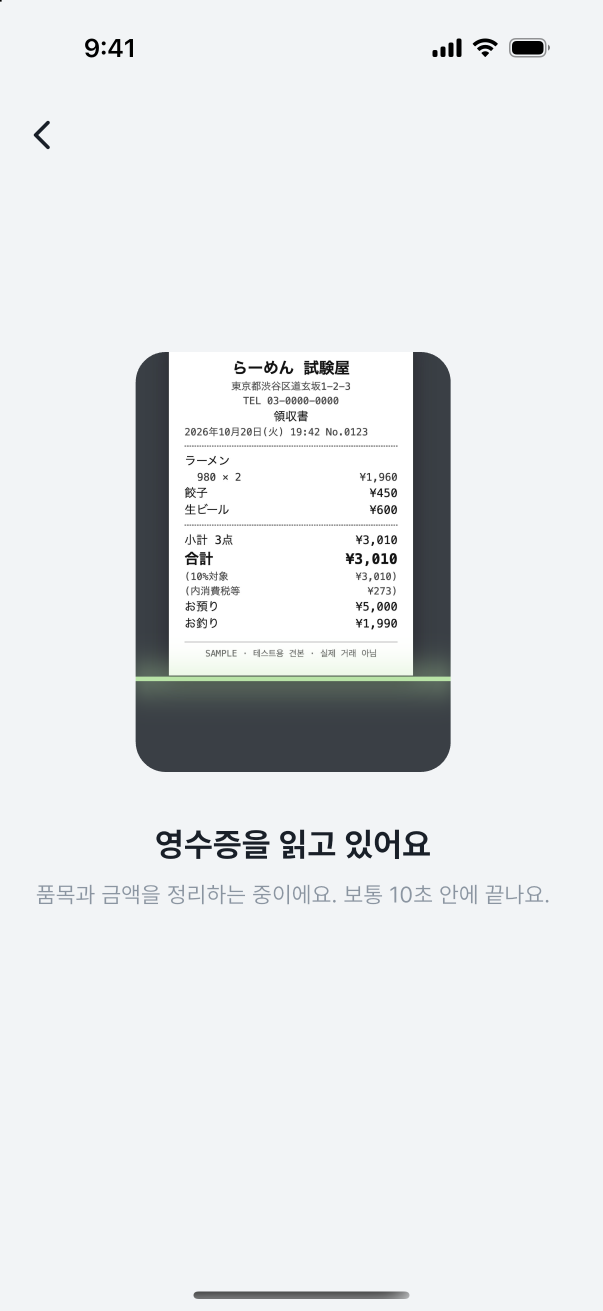
#> input picture store/play/raw/01_analyzing.png, 1206 x 2622 px (shown at 1/2 size)
$ python make_app_icon.py ../store/play/raw/01_analyzing.png ../store/play/raw/03_review_vn.png
#> lines starting #> are read from the running program, lines starting #| are printed output that depends on the picture; after the words box and inside, x2 and y2 are one past the last pixel; in counts of white or black regions, pixels touching at a corner belong together
"""앱 아이콘 원본에서 iOS용 꽉 찬 정사각형과 Android 적응형 아이콘 레이어를 만든다.

  python3 tool/make_app_icon.py <원본 이미지> assets/icon [--preview]   (numpy, pillow 필요)
  dart run flutter_launcher_icons

원본은 흰 여백 위에 둥근 초록 사각형이 있는 그림이다. 바탕 그라데이션을 다항식으로 맞춰
여백·모서리를 채우고, Android 전경은 그 바탕 위에 다시 얹으면 원본이 되도록 알파를 만든다.
"""
import sys
import numpy as np
from PIL import Image, ImageFilter

src, out = sys.argv[1], sys.argv[2]
img = np.asarray(Image.open(src).convert('RGB')).astype(np.float64)
H, W, _ = img.shape
#> H = 2622; W = 1206
r, g, b = img[..., 0], img[..., 1], img[..., 2]

# 1) 초록 둥근 사각형 영역
green = (g - r > 25) & (g - b > 15)
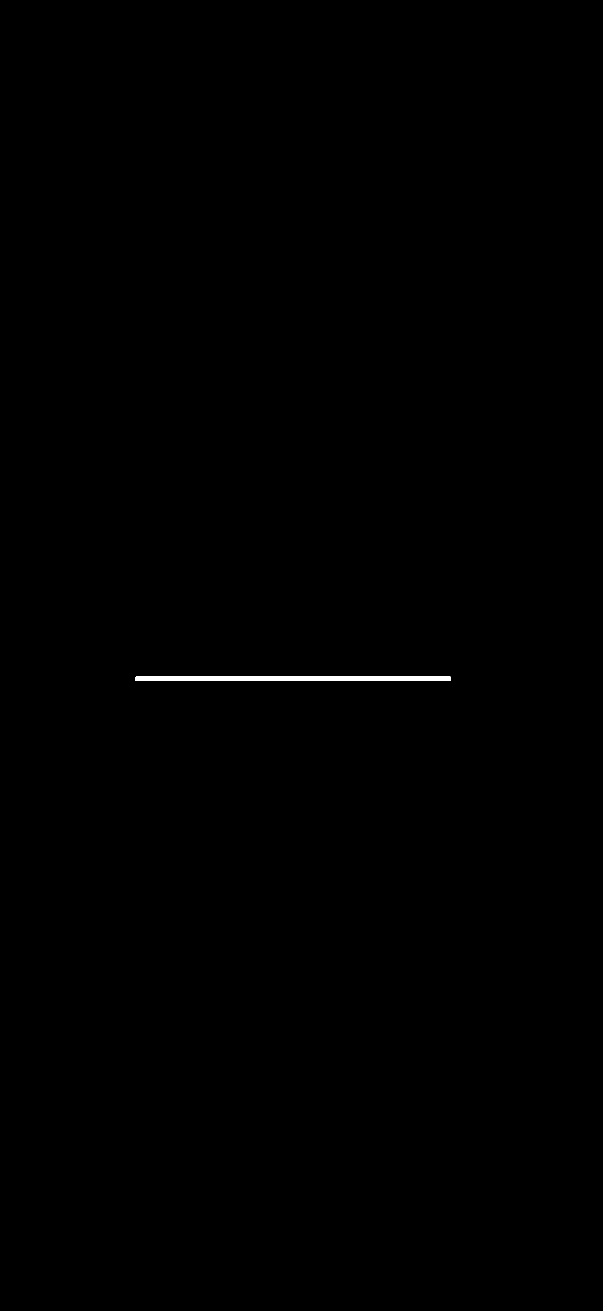
#> green: shape (2622, 1206) bool (shown at 1/2 size); 0.18% white; 1 white region, box (x1, y1, x2, y2) and area: (271, 1353, 901, 1362) 5669
ys, xs = np.nonzero(green)
#> ys = 5669 values from 1353 to 1361; xs = 5669 values, max 900 at index 628, min 271 at index 629, mean 585.6
x0, x1, y0, y1 = xs.min(), xs.max() + 1, ys.min(), ys.max() + 1
#> x0 = 271; x1 = 901; y0 = 1353; y1 = 1362
size = max(x1 - x0, y1 - y0)
#> size = 630
cx, cy = (x0 + x1) / 2, (y0 + y1) / 2
#> cx = 586; cy = 1357.5
X0, Y0 = int(round(cx - size / 2)), int(round(cy - size / 2))
#> X0 = 271; Y0 = 1042
crop = img[Y0:Y0 + size, X0:X0 + size]
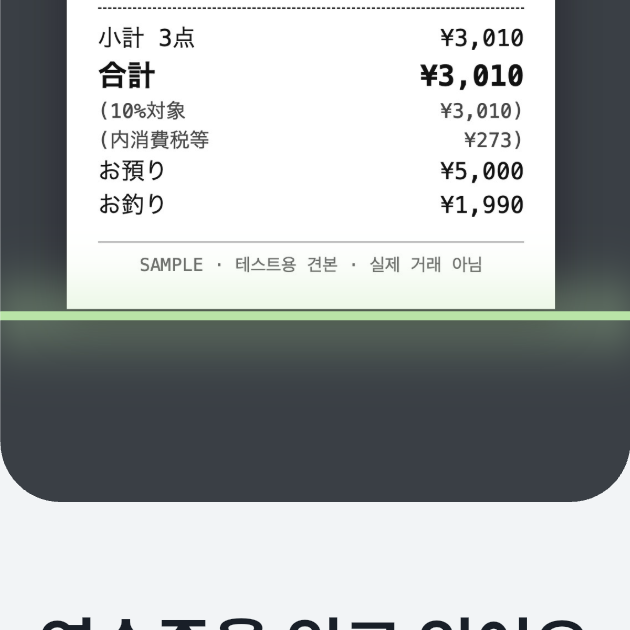
#> crop: shape (630, 630, 3) float64; mean R, G, B 168.1, 172.1, 172.3

# 사각형 내부 마스크: 초록 픽셀의 볼록 영역을 행 단위로 채운 뒤 가장자리 광택 띠를 깎는다
inside = np.zeros((size, size), bool)
gm = green[Y0:Y0 + size, X0:X0 + size]
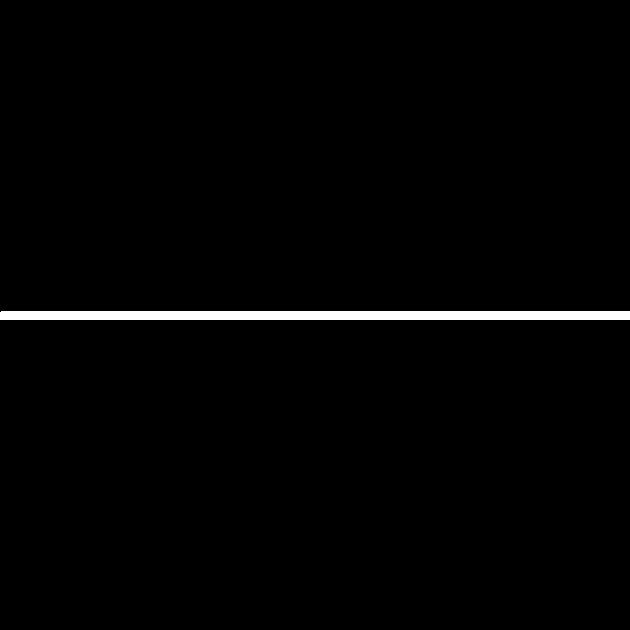
#> gm: shape (630, 630) bool; 1.4% white; 1 white region, box (x1, y1, x2, y2) and area: (0, 311, 630, 320) 5669
for y in range(size):
    row = np.nonzero(gm[y])[0]
    if len(row):
        inside[y, row.min():row.max() + 1] = True
erode = 14
im_inside = Image.fromarray((inside * 255).astype(np.uint8)).filter(ImageFilter.MinFilter(2 * erode + 1))
#> im_inside: PIL image 630x630 L; every value is 0
core = np.asarray(im_inside) > 127

# 2) 바탕 그라데이션을 2차 다항식으로 맞춘다 (물체 픽셀은 반복해서 제외)
yy, xx = np.mgrid[0:size, 0:size] / (size - 1)
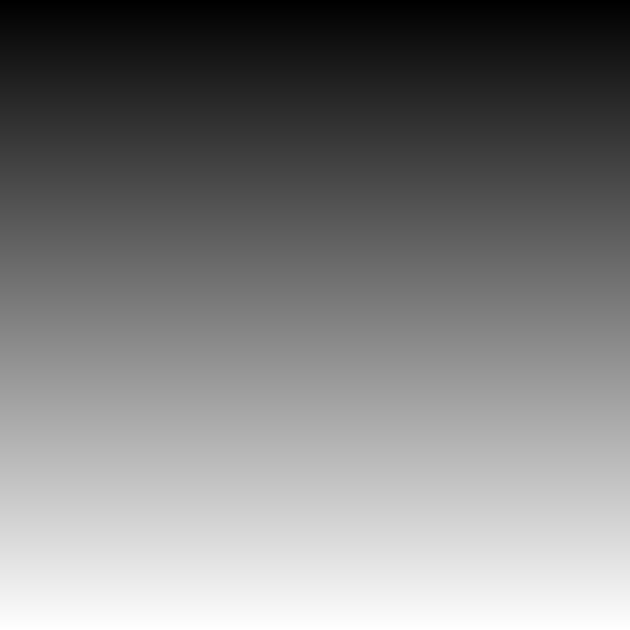
#> yy: shape (630, 630) float64; min 0, max 1, mean 0.5
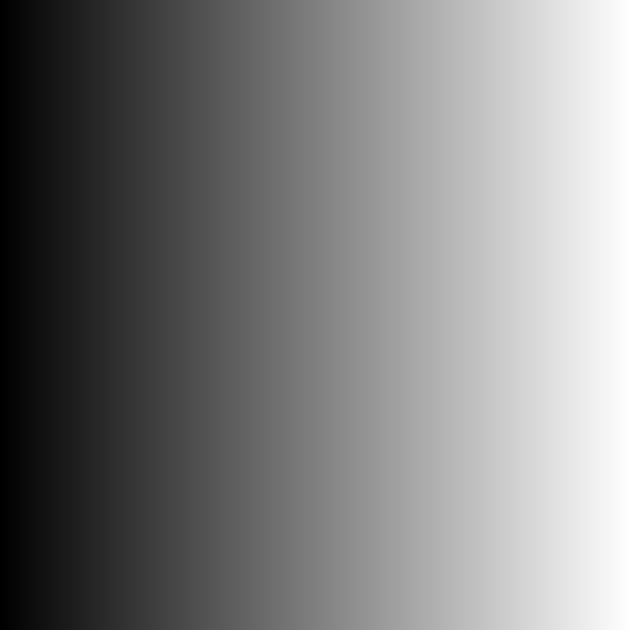
#> xx: shape (630, 630) float64; min 0, max 1, mean 0.5
def basis(x, y):
    return np.stack([np.ones_like(x), x, y, x * x, x * y, y * y], -1)
A = basis(xx, yy)
mask = core.copy()
for _ in range(6):
    coef, *_ = np.linalg.lstsq(A[mask], crop[mask], rcond=None)
    model = A @ coef
    res = np.linalg.norm(crop - model, axis=-1)
#> (the run stopped early here; a loop or call above may not have finished)

$ run again, on store/play/raw/06_home.png
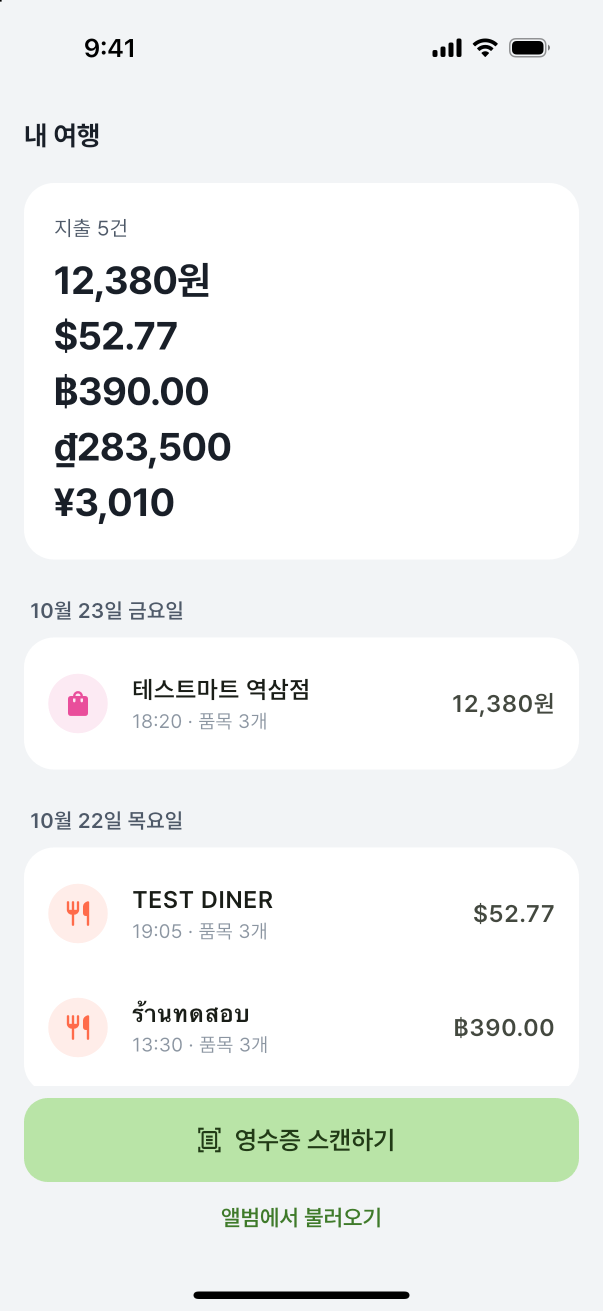
#> input picture store/play/raw/06_home.png, 1206 x 2622 px (shown at 1/2 size)
#> `green = (g - r > 25) & (g - b > 15)`:
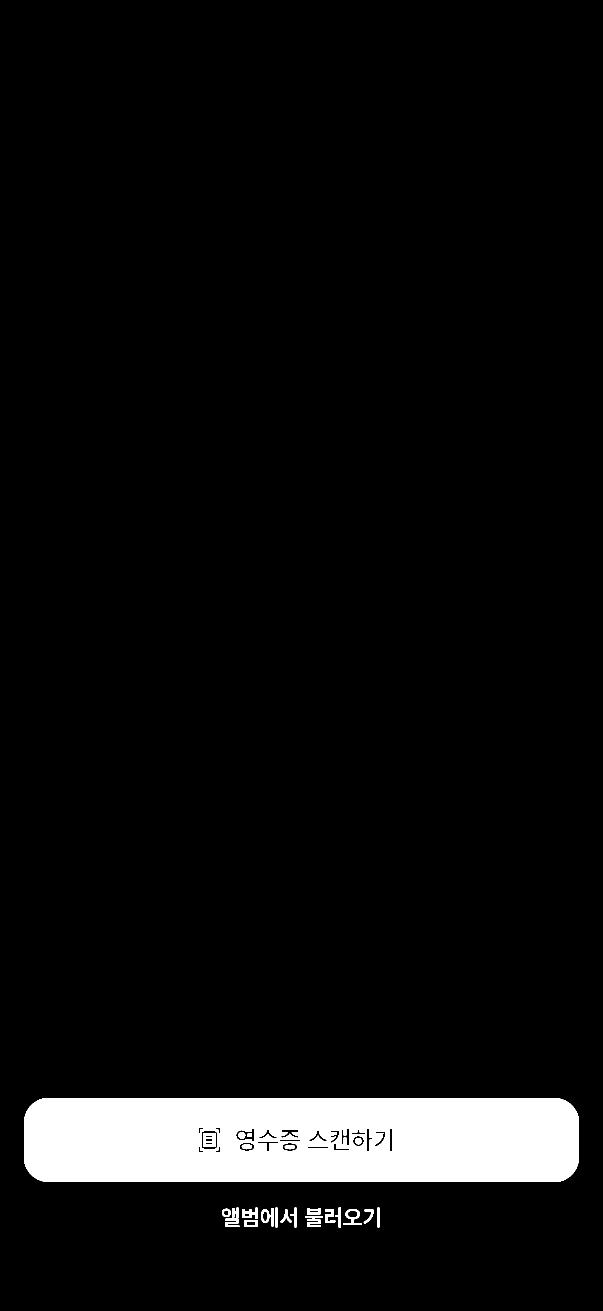
#> green: shape (2622, 1206) bool (shown at 1/2 size); 5.8% white; 23 white regions, largest, box (x1, y1, x2, y2) and area: (48, 2196, 1158, 2364) 178956, (407, 2266, 431, 2294) 542, (687, 2418, 724, 2450) 462
#> x0 = 48; x1 = 1158; y0 = 2196; y1 = 2455
#> size = 1110
#> cx = 603; cy = 2325.5
#> X0 = 48; Y0 = 1770
#> `gm = green[Y0:Y0 + size, X0:X0 + size]`:
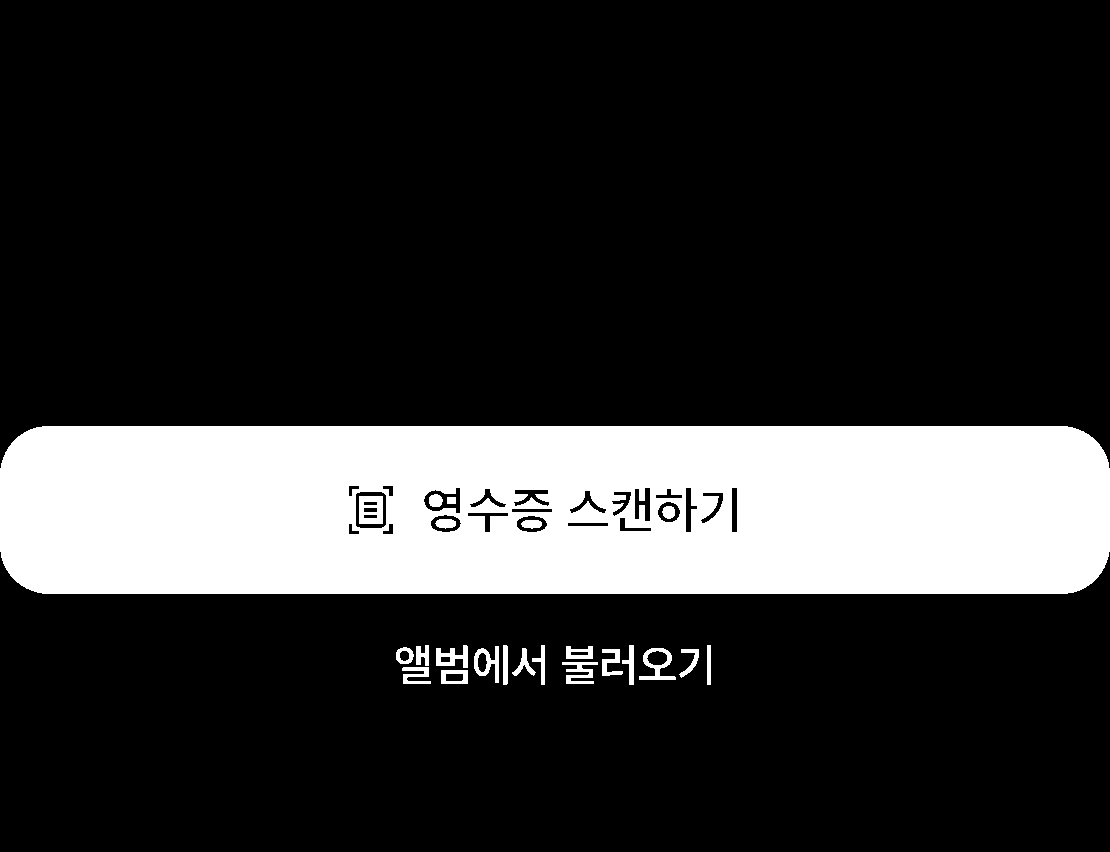
#> gm: shape (852, 1110) bool; 19.5% white; 23 white regions, largest, box (x1, y1, x2, y2) and area: (0, 426, 1110, 594) 178956, (359, 496, 383, 524) 542, (639, 648, 676, 680) 462
